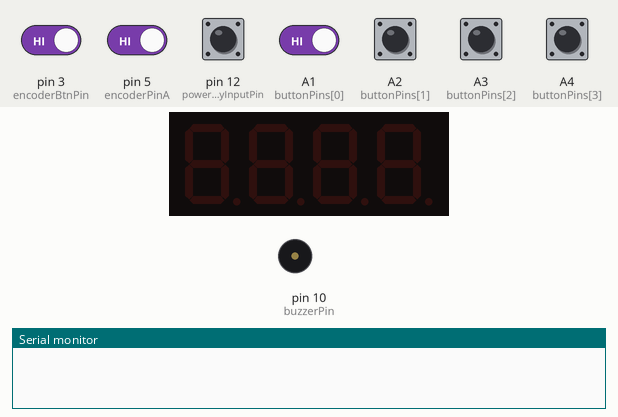
A sketch run on a simulated Arduino Uno, built with avr-gcc and run on an emulated ATmega328P. Parts: 4-digit seven-segment display, buzzer (waves = sounding), the last lines printed to the serial monitor. Inputs (shaded band) come from the test bench; at power-on: A1 (buttonPins[0]), A2 (buttonPins[1]), A3 (buttonPins[2]), A4 (buttonPins[3]), pin 3 (encoderBtnPin), pin 5 (encoderPinA) HIGH, pin 12 (powerSupplyInputPin) LOW.

Above: at 1.2 s.
1.3 s: pin 12 (powerSupplyInputPin) pulled HIGH for 0.15 s
At 1.33 s:
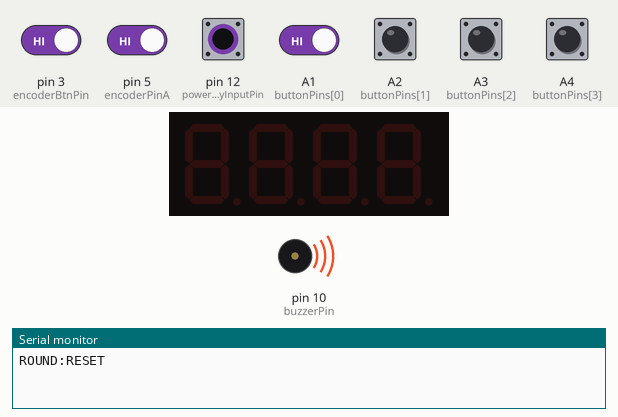
3.0 s: pin 3 (encoderBtnPin) driven LOW
At 4.2 s:
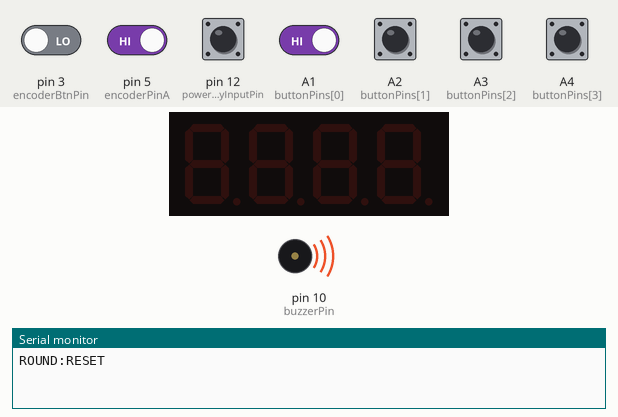
4.5 s: pin 3 (encoderBtnPin) driven HIGH
At 5.5 s:
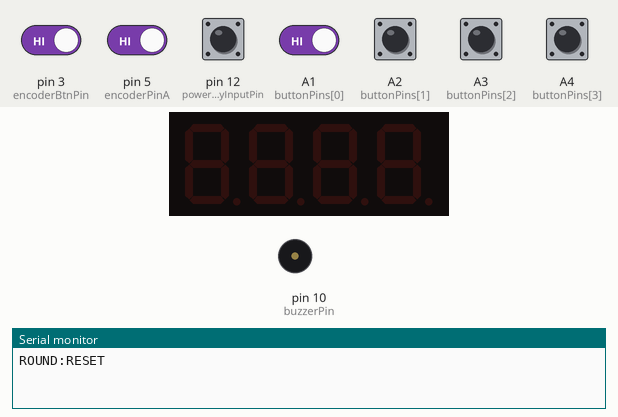
6.0 s: pin 12 (powerSupplyInputPin) driven HIGH and A1 (buttonPins[0]) driven LOW
At 6.8 s:
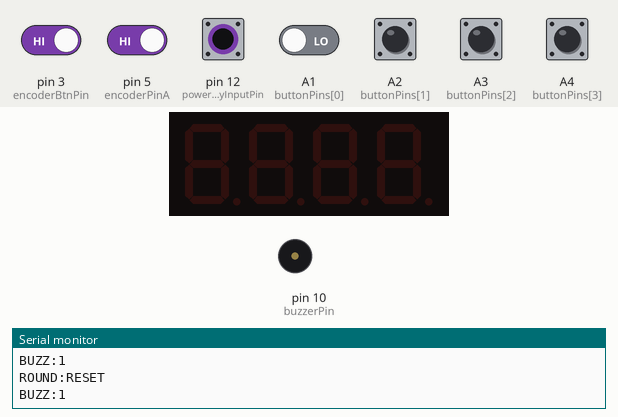
Timing chart, 0 to 8.6 s (numbered marks = the images above; inputs shaded):
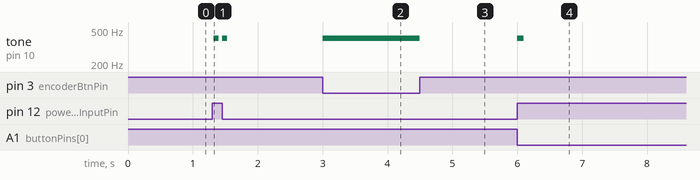

The sketch:

Bounty_Battle_Buttons_Game.ino
```cpp
#include <TM1637Display.h>

// TM1637 Display pins
#define TM_CLK 7
#define TM_DIO 6
TM1637Display display(TM_CLK, TM_DIO);

// Pins
const int powerSupplyInputPin  = 12;  // enable from other Arduino (HIGH = enabled)
const int powerSupplyOutputPin = 8;   // optional mirror/debug LED

const int buzzerPin        = 10;
const int encoderBtnPin    = 3;  // encoder push switch (to GND)
const int encoderPinB      = 4;  // encoder DT
const int encoderPinA      = 5;  // encoder CLK

// 4 game buttons -> pins to GND (INPUT_PULLUP)
const int buttonPins[4] = {A1, A2, A3, A4};

// States
bool buttonLatched[4]   = {false, false, false, false}; // one press per round
unsigned long lastMs[4] = {0,0,0,0};
int  prevState[4]       = {HIGH, HIGH, HIGH, HIGH};      // for edge detection
const unsigned long DEBOUNCE = 25; // shorter debounce to catch quick taps

int soundVolume    = 400;  // Hz
int lastA          = HIGH; // encoder A last state

// For messaging with Py
String rxLine = "";

// Simple non-blocking beep
bool beeping = false;
unsigned long beepUntil = 0;
const unsigned long BEEP_MS = 80;

// A4 (440 Hz) up to G#7 (~3322 Hz)
const int NOTE_COUNT = 37;
const int noteFreqs[NOTE_COUNT] = {
  0,
  440, 466, 494, 523, 554, 587, 622, 659, 698, 740, 784, 831,
  880, 932, 988, 1046,1109,1175,1245,1319,1397,1480,1568,1661,
  1760,1865,1976,2093,2217,2349,2489,2637,2794,2960,3136,3322
};
int noteIdx = 0;  // start at A4

// Order tracking for display
uint8_t orderDigits[4] = {0,0,0,0};

void showOrder() {
  uint8_t segs[4];
  for (int i = 0; i < 4; i++) {
    segs[i] = orderDigits[i] ? display.encodeDigit(orderDigits[i]) : 0x00;
  }
  display.setSegments(segs);
}

void clearDisplayOnly() {
  for (int i = 0; i < 4; i++) {
    orderDigits[i] = 0;
  }
  display.clear();
}

void clearOrder() {
  for (int i = 0; i < 4; i++) {
    orderDigits[i] = 0;
    buttonLatched[i] = false;
    prevState[i] = HIGH;
    lastMs[i] = 0;
  }
  display.clear();
}

void shortBeep() {
  tone(buzzerPin, soundVolume);
  beeping = true;
  beepUntil = millis() + BEEP_MS;
}

void serviceBeep() {
  if (beeping && millis() >= beepUntil) {
    noTone(buzzerPin);
    beeping = false;
  }
}

// Parse a line like: ORDER:1,3,4,2
void processSerialLine(const String& line) {
  if (line.startsWith("ORDER:")) {
    String data = line.substring(6); // after "ORDER:"

    clearDisplayOnly();

    // Fill orderDigits[] from CSV
    int idx = 0;
    int start = 0;
    while (idx < 4 && start < (int)data.length()) {
      int comma = data.indexOf(',', start);
      String tok = (comma == -1) ? data.substring(start) : data.substring(start, comma);
      tok.trim();
      int val = tok.toInt(); // 0 if invalid
      if (val >= 1 && val <= 4) {
        orderDigits[idx++] = (uint8_t)val;
      }
      if (comma == -1) break;
      start = comma + 1;
    }
    showOrder();
  }
}

// Non-blocking line reader: accumulates until \n or \r
void pollSerial() {
  while (Serial.available()) {
    char c = (char)Serial.read();
    if (c == '\n' || c == '\r') {
      if (rxLine.length() > 0) {
        processSerialLine(rxLine);
        rxLine = "";
      }
    } else {
      rxLine += c;
      if (rxLine.length() > 80) rxLine = ""; // safety
    }
  }
}

void setup() {
  Serial.begin(9600);

  pinMode(powerSupplyInputPin, INPUT);
  pinMode(powerSupplyOutputPin, OUTPUT);
  digitalWrite(powerSupplyOutputPin, LOW);

  pinMode(buzzerPin, OUTPUT);

  // Encoder
  pinMode(encoderPinA,   INPUT_PULLUP);
  pinMode(encoderPinB,   INPUT_PULLUP);
  pinMode(encoderBtnPin, INPUT_PULLUP);
  lastA = digitalRead(encoderPinA);

  // Game buttons
  for (int i=0; i<4; i++) pinMode(buttonPins[i], INPUT_PULLUP);

  display.setBrightness(7, true);
  clearOrder();
}

void loop() {
  const unsigned long now = millis();

  // Enable line from other Arduino
  const int incoming = digitalRead(powerSupplyInputPin);
  digitalWrite(powerSupplyOutputPin, incoming ? LOW : HIGH);

  // Encoder rotation: adjust tone frequency (non-blocking)
  int a = digitalRead(encoderPinA);
  if (a != lastA) {
    if (digitalRead(encoderPinB) != a) noteIdx--; else noteIdx++;
    if (noteIdx < 0) noteIdx = 0;
    if (noteIdx >= NOTE_COUNT) noteIdx = NOTE_COUNT - 1;
    int freq = noteFreqs[noteIdx];
    soundVolume = freq;
    if (digitalRead(encoderBtnPin) == LOW) tone(buzzerPin, freq);
  }
  lastA = a;

  // Encoder push: tone while held
  if (digitalRead(encoderBtnPin) == LOW) {
    tone(buzzerPin, soundVolume);
  } else if (!beeping) {
    noTone(buzzerPin);
  }

  // ----- NON-BLOCKING BUTTON SCAN -----
  if (incoming == HIGH) {
    for (int i=0; i<4; i++) {
      int s = digitalRead(buttonPins[i]); // LOW when pressed

      // rising/falling edges + debounce window
      if (prevState[i] == HIGH && s == LOW) {           // edge: just pressed
        if ((now - lastMs[i]) > DEBOUNCE && !buttonLatched[i]) {
          lastMs[i] = now;
          buttonLatched[i] = true;

          Serial.print(F("BUZZ:"));
          Serial.println(i + 1);

          shortBeep();
        }
      }
      prevState[i] = s;
    }
  }

  // Reset round on rising edge of enable
  static int prevIncoming = LOW;
  if (prevIncoming == LOW && incoming == HIGH) {
    clearOrder();
    shortBeep();

    // Notify Pi to clear its table
    Serial.println("ROUND:RESET");
  }
  if (prevIncoming == HIGH && incoming == LOW) {
    shortBeep();
  }
  prevIncoming = incoming;

  // Maintain beeps without blocking
  pollSerial();
  serviceBeep();
}
```

Measured:
- after the input at 1.3 s, tone on pin 10 (buzzerPin): alternates 400 Hz for 0.08 s and silent for 0.05 s, 4 changes in all, then stays silent, starting at once
- after the input at 3.0 s, tone on pin 10 (buzzerPin): silent → 400 Hz at once
- after the input at 4.5 s, tone on pin 10 (buzzerPin): 400 Hz → silent at once
- after the input at 6.0 s, tone on pin 10 (buzzerPin): silent → 400 Hz at once, → silent 0.10 s later
